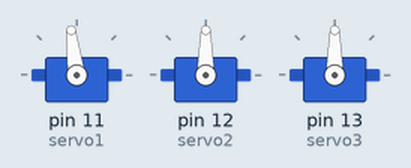
A sketch run on a simulated Arduino Uno, built with avr-gcc and run on an emulated ATmega328P. Shown: 3 × servo.

Above: at 0.15 s.
At 3.76 s:
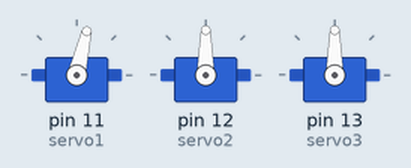
At 9.48 s:
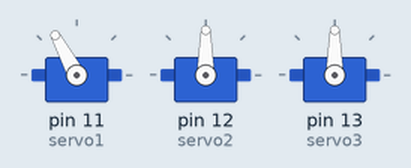
At 19.72 s:
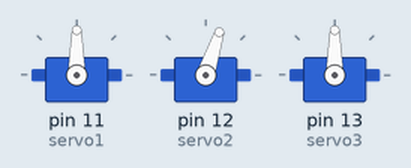
At 29.66 s:
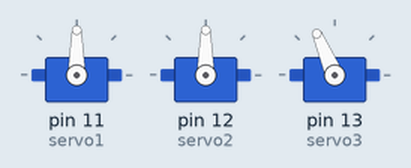
At 39.6 s:
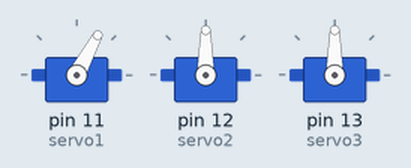
Timing chart, 0 to 40.0 s (numbered marks = the images above):
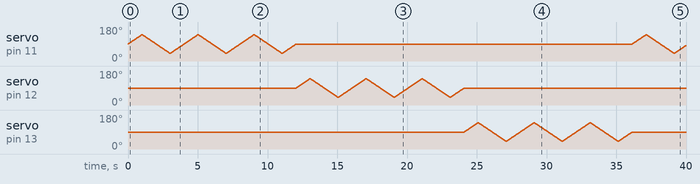

The sketch:

SphericalManipulator.ino
```cpp
// (licence header left out)
#include <Servo.h>

Servo servo1;
Servo servo2;
Servo servo3;

void setup()
{
  servo1.attach(11);
  servo2.attach(12);
  servo3.attach(13);

  pinMode(7, INPUT);

  servo1.write(90);
  servo2.write(90);
  servo3.write(90);

}

void loop()
{

  //Calibrate Mode
  //The Gear Stack Should be assembled when the servo-motors are in
  //the 90 deg position
  /*
  servo1.write(90);
  servo2.write(90);
  servo3.write(90);
  delay(2000);
   */


  //Toggle Servo1
  for(int j = 0; j<3; j++)
  {
    for(int i = 90; i<140; i+=1)
    {
      servo1.write(i);
      delay(20);
    }

    for(int i = 140; i>40; i-=1)
    {
      servo1.write(i);
      delay(20);
    }

    for(int i = 40; i<90; i+=1)
    {
      servo1.write(i);
      delay(20);
    }
  }

  servo1.write(90);

  //Toggle Servo2
  for(int j = 0; j<3; j++)
  {
    for(int i = 90; i<140; i+=1)
    {
      servo2.write(i);
      delay(20);
    }

    for(int i = 140; i>40; i-=1)
    {
      servo2.write(i);
      delay(20);
    }

    for(int i = 40; i<90; i+=1)
    {
      servo2.write(i);
      delay(20);
    }
  }

  servo2.write(90);

  //Toggle Servo3
  for(int j = 0; j<3; j++)
  {
    for(int i = 90; i<140; i+=1)
    {
      servo3.write(i);
      delay(20);
    }

    for(int i = 140; i>40; i-=1)
    {
      servo3.write(i);
      delay(20);
    }

    for(int i = 40; i<90; i+=1)
    {
      servo3.write(i);
      delay(20);
    }
  }

  servo3.write(90);

 /*

  //Rotate Stage
  for(int j = 0; j<3; j++)
  {
    for(int i = 90; i<160; i+=1)
    {
      servo1.write(i);
      servo2.write(i);
      servo3.write(i);
      delay(20);
    }

    for(int i = 160; i>20; i-=1)
    {
      servo1.write(i);
      servo2.write(i);
      servo3.write(i);
      delay(20);
    }

    for(int i = 20; i<90; i+=1)
    {
      servo1.write(i);
      servo2.write(i);
      servo3.write(i);
      delay(20);
    }
  }
*/
/*

  //Circle at an angle
  double angle = 0;
  double servoAngle1 = 0;
  double servoAngle2 = 0;
  double servoAngle3 = 0;

  for(int i = 0; i<1000; i++)
  {
    angle = ((double)i)/24;
    servoAngle1 = 90+ 30*sin(angle);
    servoAngle2 = 90+ 30*sin(angle + 2* PI/3);
    servoAngle3 = 90+ 30*sin(angle + 4*PI/3);
    servo1.write(servoAngle1);
    servo2.write(servoAngle2);
    servo3.write(servoAngle3);
    delay(20);
  }
  */

/*
  //quick move
  servo1.write(90);
  servo2.write(90);
  servo3.write(90);

  delay(500);
  servo2.write(60);
  delay(400);
  servo3.write(120);
  delay(400);
  servo1.write(75);
  delay(400);
  servo3.write(105);
  delay(400);
  servo1.write(110);
  delay(400);
  servo2.write(75);
  delay(400);
  servo3.write(65);
  delay(400);
  servo1.write(90);
  delay(400);
  servo3.write(115);
  delay(400);
  servo2.write(120);
  delay(400);
  servo1.write(60);
  delay(400);

*/
/*

  //random move
  servo1.write(90);
  servo2.write(90);
  servo3.write(90);

  for(int j = 0; j<10; j++)
  {
    servo1.write((int)random(50,130));
    servo2.write((int)random(50,130));
    servo3.write((int)random(50,130));
    delay(600);
  }
*/

}
```
